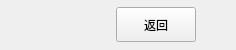
     <widget class="QWidget" name="Header" native="true">
      <property name="minimumSize">
       <size>
        <width>0</width>
        <height>50</height>
       </size>
      </property>
      <property name="maximumSize">
       <size>
        <width>16777215</width>
        <height>50</height>
       </size>
      </property>
      <property name="styleSheet">
       <string notr="true"/>
      </property>
      <layout class="QHBoxLayout" name="horizontalLayout_2">
       <property name="spacing">
        <number>0</number>
       </property>
       <property name="leftMargin">
        <number>0</number>
       </property>
       <property name="topMargin">
        <number>0</number>
       </property>
       <property name="rightMargin">
        <number>0</number>
       </property>
       <property name="bottomMargin">
        <number>0</number>
       </property>
       <item>
        <spacer name="horizontalSpacer_2">
         <property name="orientation">
          <enum>Qt::Horizontal</enum>
         </property>
         <property name="sizeHint" stdset="0">
          <size>
           <width>40</width>
           <height>20</height>
          </size>
         </property>
        </spacer>
       </item>
       <item>
        <widget class="QLabel" name="TimeLabel">
         <property name="text">
          <string/>
         </property>
        </widget>
       </item>
       <item>
        <spacer name="horizontalSpacer_4">
         <property name="orientation">
          <enum>Qt::Horizontal</enum>
         </property>
         <property name="sizeType">
          <enum>QSizePolicy::Fixed</enum>
         </property>
         <property name="sizeHint" stdset="0">
          <size>
           <width>40</width>
           <height>20</height>
          </size>
         </property>
        </spacer>
       </item>
       <item>
        <widget class="QLabel" name="label">
         <property name="minimumSize">
          <size>
           <width>0</width>
           <height>35</height>
          </size>
         </property>
         <property name="maximumSize">
          <size>
           <width>16777215</width>
           <height>35</height>
          </size>
         </property>
         <property name="font">
          <font>
           <pointsize>12</pointsize>
           <weight>50</weight>
           <italic>false</italic>
           <bold>false</bold>
          </font>
         </property>
         <property name="styleSheet">
          <string notr="true">font:12pt;</string>
         </property>
         <property name="text">
          <string/>
         </property>
        </widget>
       </item>
       <item>
        <spacer name="horizontalSpacer">
         <property name="orientation">
          <enum>Qt::Horizontal</enum>
         </property>
         <property name="sizeType">
          <enum>QSizePolicy::Fixed</enum>
         </property>
         <property name="sizeHint" stdset="0">
          <size>
           <width>20</width>
           <height>20</height>
          </size>
         </property>
        </spacer>
       </item>
       <item>
        <widget class="QPushButton" name="pushButton">
         <property name="minimumSize">
          <size>
           <width>0</width>
           <height>35</height>
          </size>
         </property>
         <property name="maximumSize">
          <size>
           <width>16777215</width>
           <height>35</height>
          </size>
         </property>
         <property name="styleSheet">
          <string notr="true"/>
         </property>
         <property name="text">
          <string>返回</string>
         </property>
        </widget>
       </item>
       <item>
        <spacer name="horizontalSpacer_3">
         <property name="orientation">
          <enum>Qt::Horizontal</enum>
         </property>
         <property name="sizeHint" stdset="0">
          <size>
           <width>40</width>
           <height>20</height>
          </size>
         </property>
        </spacer>
       </item>
      </layout>
     </widget>
